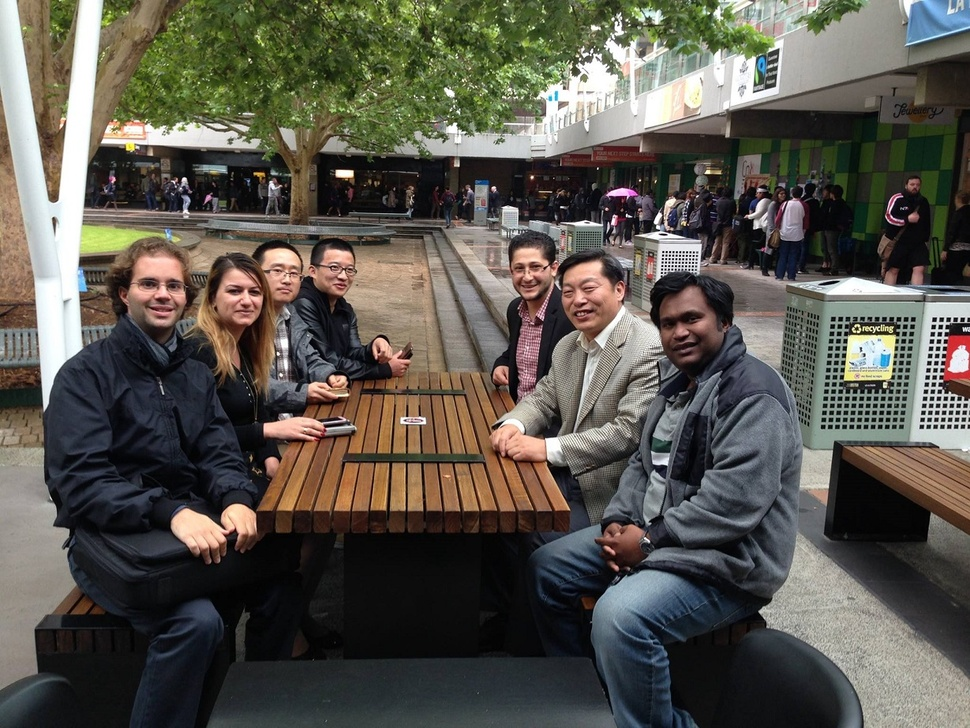
#> input picture P_OpenCV/Face_Detection/MyLTUTeam.jpg, 970 x 728 px, shrunk from 1229 x 922 before the run
$ jupyter execute 'Face Detection using Haar Cascades.ipynb'   (shell and % lines are left out)
#> lines starting #> are read from the running program, lines starting #| are printed output that depends on the picture
[cell 1]
import numpy as np
import cv2
import matplotlib.pyplot as plt
import matplotlib.image as mpimg

[cell 2]
print(cv2.__version__)

face_cascade_path =  r"C:\Users\caihao.cui\Documents\Python Scripts\opencv_py\opencv-master\data\haarcascades\haarcascade_frontalface_default.xml"

print(face_cascade_path)

face_cascade = cv2.CascadeClassifier(face_cascade_path)

[cell 3]
eye_cascade_path =  r"C:\Users\caihao.cui\Documents\Python Scripts\opencv_py\opencv-master\data\haarcascades\haarcascade_eye.xml"
print(eye_cascade_path)
eye_cascade = cv2.CascadeClassifier(eye_cascade_path)

[cell 4]
img=mpimg.imread('MyLTUTeam.jpg')
#> img is the input picture: shape (728, 970, 3); mean R, G, B 89.3, 86.2, 77.8
plt.imshow(img)

[cell 5]
img = cv2.imread('MyLTUTeam.jpg')
plt.imshow(cv2.cvtColor(img, cv2.COLOR_BGR2RGB))
# OpenCV represents RGB images as multi-dimensional NumPy arrays…but in reverse order!
# This means that images are actually represented in BGR order rather than RGB!

[cell 6]
gray = cv2.cvtColor(img, cv2.COLOR_BGR2GRAY)
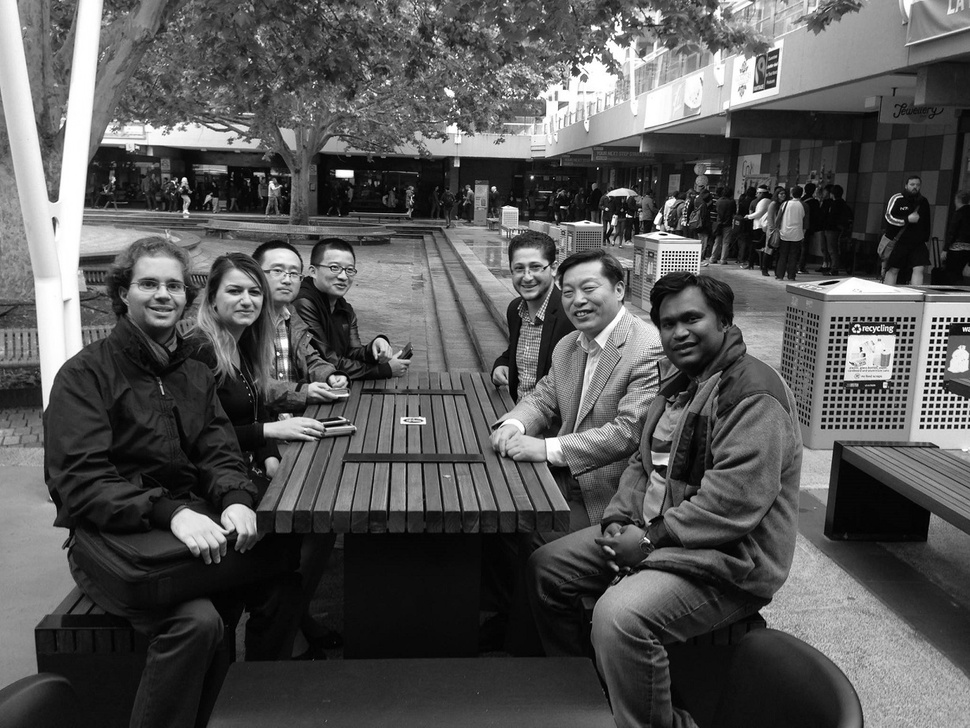
#> gray: shape (728, 970); min 0, max 255, mean 86.1
plt.imshow(gray, 'gray', )

[cell 7]
faces = face_cascade.detectMultiScale(gray, 1.3, 5)
#> faces = [[315, 249, 49, 49], [258, 249, 53, 53], [502, 246, 55, 55], [126, 257, 71, 71], [215, 268, 58, 58], [552, 266, 61, 61], [646, 289, 80, 80]]
for (x,y,w,h) in faces:
    cv2.rectangle(img,(x,y),(x+w,y+h),(255,0,0),2)
    roi_gray = gray[y:y+h, x:x+w]
    roi_color = img[y:y+h, x:x+w]
    eyes = eye_cascade.detectMultiScale(roi_gray)
    for (ex,ey,ew,eh) in eyes:
        cv2.rectangle(roi_color,(ex,ey),(ex+ew,ey+eh),(0,255,0),2)
#> this loop made 7 passes
#> pass 1, `roi_gray = gray[y:y+h, x:x+w]`:
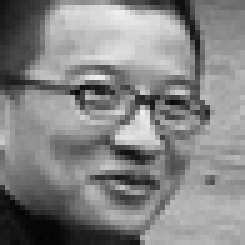
#> roi_gray: shape (49, 49) (shown 5 times larger); min 4, max 239, mean 132.1
#> pass 1, `roi_color = img[y:y+h, x:x+w]`:
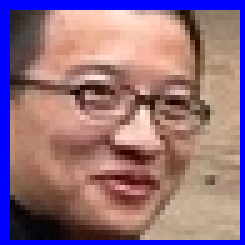
#> roi_color: shape (49, 49, 3) (shown 5 times larger); mean B, G, R 127.2, 111.1, 146.1
#> pass 2, `roi_gray = gray[y:y+h, x:x+w]`:
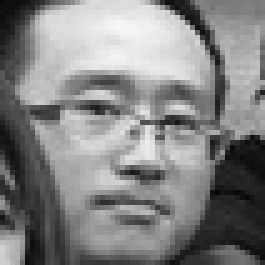
#> roi_gray: shape (53, 53) (shown 5 times larger); min 7, max 246, mean 131.2
#> pass 2, `roi_color = img[y:y+h, x:x+w]`:
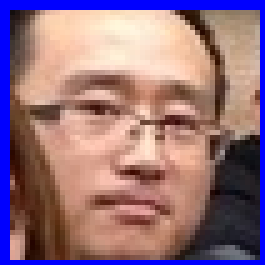
#> roi_color: shape (53, 53, 3) (shown 5 times larger); mean B, G, R 125.3, 112.4, 146.9
#> after the loop:
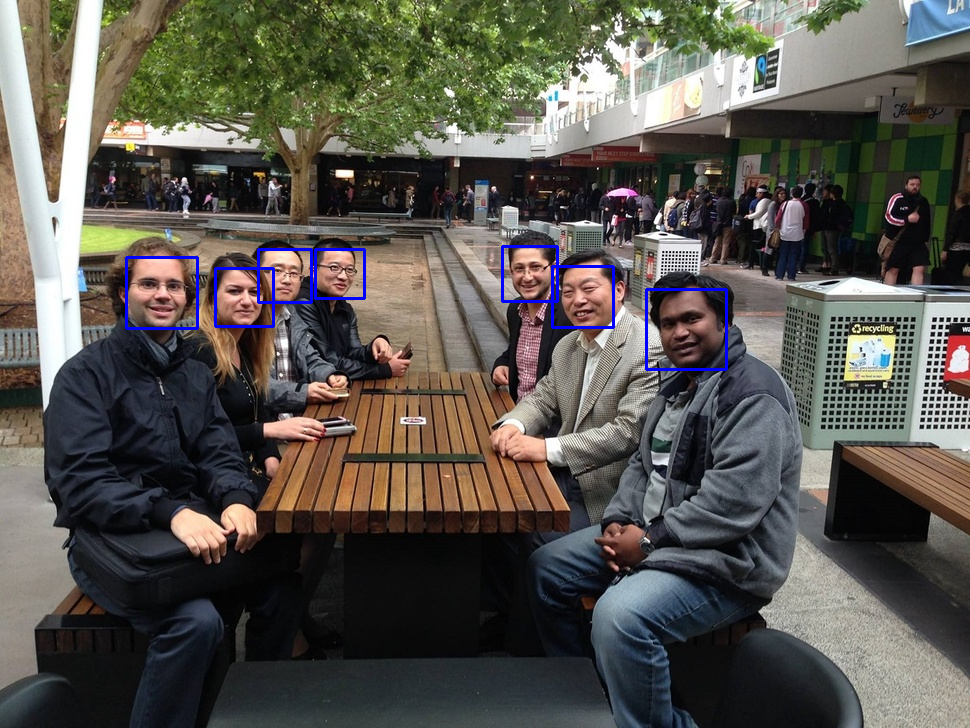
#> img: shape (728, 970, 3); mean B, G, R 79, 85.5, 88.5
#> after the loop:
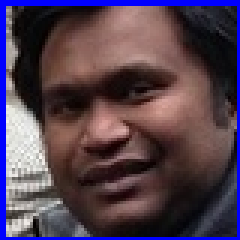
#> roi_color: shape (80, 80, 3) (shown 3 times larger); mean B, G, R 80.6, 63.9, 82
#> after the loop:
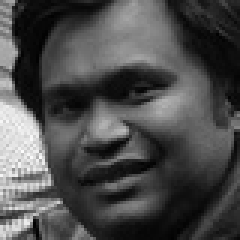
#> roi_gray: shape (80, 80) (shown 3 times larger); min 1, max 252, mean 75.8

plt.figure()
plt.imshow(cv2.cvtColor(img, cv2.COLOR_BGR2RGB))
